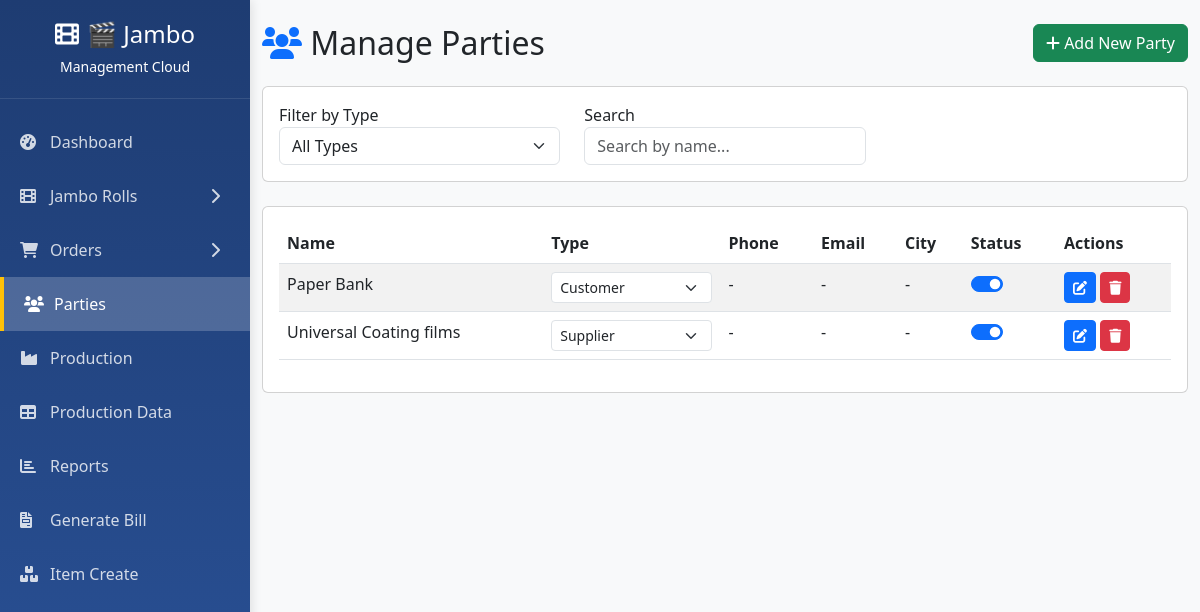
Page /parties/ on the committed database.
### tables this page shows
CREATE TABLE parties (
                id INTEGER PRIMARY KEY AUTOINCREMENT,
                name TEXT UNIQUE NOT NULL,
                party_type TEXT NOT NULL,
                phone TEXT,
                email TEXT,
                address TEXT,
                city TEXT,
                created_date TEXT DEFAULT CURRENT_TIMESTAMP,
                is_active INTEGER DEFAULT 1
            );

### routes/parties.py (the view)
@bp.route('/')
def list_parties():
    try:
        conn = get_db_connection()
        cursor = conn.cursor()
        cursor.execute("""
            SELECT id, name, party_type, phone, email, city, is_active
            FROM parties
            ORDER BY name
        """)
        parties = []
        for row in cursor.fetchall():
            parties.append({
                'id': row[0],
                'name': row[1],
                'party_type': row[2] if row[2] else '',
                'phone': row[3],
                'email': row[4],
                'city': row[5],
                'is_active': row[6]
            })
        return render_template('parties.html', parties=parties)
    except Exception as e:
        print(f"Error listing parties: {e}")
        return render_template('parties.html', parties=[])
    finally:
        if conn:
            conn.close()

### database.py (called while the page is built)
def get_db_connection():
    conn = sqlite3.connect(Config.DATABASE)
    conn.row_factory = sqlite3.Row
    return conn

### templates/parties.html (shortened to what this page needs)
{% extends 'base.html' %}
{% block content %}
<div class="container-fluid py-4">
    <div class="d-flex justify-content-between align-items-center mb-4">
        <h2 class="mb-0">
            <i class="fas fa-users text-primary"></i>
            Manage Parties
        </h2>
        <div>
            <button class="btn btn-success" onclick="showAddPartyModal()">
                <i class="fas fa-plus"></i> Add New Party
            </button>
        </div>
    </div>
    <div class="card mb-4">
                        <div class="card-body">
            <div class="row">
                <div class="col-md-4">
                    <div class="form-group">
                        <label>Filter by Type</label>
                        <select class="form-select" id="typeFilter">
                            <option value="">All Types</option>
                        </select>
                    </div>
                </div>
                <div class="col-md-4">
                    <div class="form-group">
                        <label>Search</label>
                        <input type="text" class="form-control" id="searchInput" placeholder="Search by name...">
                    </div>
                </div>
            </div>
                </div>
            </div>
            <div class="card">
        <div class="card-body">
                    <div class="table-responsive">
                <table class="table table-striped">
                    <thead>
                                <tr>
                            <th>Name</th>
                                    <th>Type</th>
                            <th>Phone</th>
                            <th>Email</th>
                                    <th>City</th>
                            <th>Status</th>
                                    <th>Actions</th>
                                </tr>
                            </thead>
                            <tbody>
                                {% for party in parties %}
                        <tr data-party-id="{{ party.id }}">
                            <td>{{ party.name }}</td>
                            <td>
                                <select class="form-select form-select-sm party-type-select"
                                        data-party-id="{{ party.id }}"
                                        onchange="updatePartyType(this)">
                                    <option value="supplier" {% if party.party_type == 'supplier' %}selected{% endif %}>Supplier</option>
                                    <option value="customer" {% if party.party_type == 'customer' %}selected{% endif %}>Customer</option>
                                </select>
                                    </td>
                            <td>{{ party.phone or '-' }}</td>
                            <td>{{ party.email or '-' }}</td>
                                    <td>{{ party.city or '-' }}</td>
                                    <td>
                                <div class="form-check form-switch">
                                    <input class="form-check-input" type="checkbox"
                                           {% if party.is_active %}checked{% endif %}
                                           onchange="updatePartyStatus(this, {{ party.id }})">
                                </div>
                                    </td>
                                    <td>
                                <button class="btn btn-sm btn-primary" onclick="editParty({{ party.id }})">
                                                <i class="fas fa-edit"></i>
                                </button>
                                <button class="btn btn-sm btn-danger" onclick="deleteParty({{ party.id }})">
                                                    <i class="fas fa-trash"></i>
                                                </button>
                                    </td>
                                </tr>
                                {% endfor %}
                            </tbody>
                        </table>
                    </div>
        </div>
    </div>
</div>
{% endblock %}

### rows in the picture
parties: name "Paper Bank", party_type+id "Customer", phone "-", email "-", city "-", is_active "☑"
parties: name "Universal Coating films", party_type+id "Supplier", phone "-", email "-", city "-", is_active "☑"
